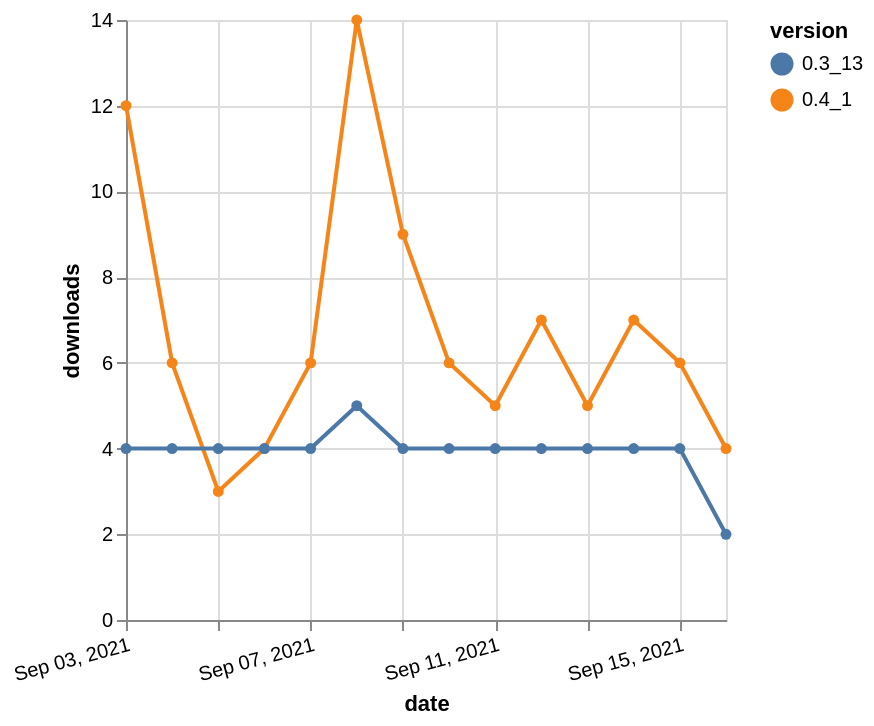

Write a Vega-Lite specification for this figure.
### Vega-Lite specification from a JSON file in a GitHub repository (floating-point values rounded to 4 significant figures)
{"$schema": "https://vega.github.io/schema/vega-lite/v5.json", "description": "A simple bar chart with embedded data.", "data": {"values": [{"date": "2021-09-03", "total": 45612, "delta": 12, "version": "0.4_1"}, {"date": "2021-09-04", "total": 45618, "delta": 6, "version": "0.4_1"}, {"date": "2021-09-05", "total": 45621, "delta": 3, "version": "0.4_1"}, {"date": "2021-09-06", "total": 45625, "delta": 4, "version": "0.4_1"}, {"date": "2021-09-07", "total": 45631, "delta": 6, "version": "0.4_1"}, {"date": "2021-09-08", "total": 45645, "delta": 14, "version": "0.4_1"}, {"date": "2021-09-09", "total": 45654, "delta": 9, "version": "0.4_1"}, {"date": "2021-09-10", "total": 45660, "delta": 6, "version": "0.4_1"}, {"date": "2021-09-11", "total": 45665, "delta": 5, "version": "0.4_1"}, {"date": "2021-09-12", "total": 45672, "delta": 7, "version": "0.4_1"}, {"date": "2021-09-13", "total": 45677, "delta": 5, "version": "0.4_1"}, {"date": "2021-09-14", "total": 45684, "delta": 7, "version": "0.4_1"}, {"date": "2021-09-15", "total": 45690, "delta": 6, "version": "0.4_1"}, {"date": "2021-09-16", "total": 45694, "delta": 4, "version": "0.4_1"}, {"date": "2021-09-03", "total": 4937, "delta": 4, "version": "0.3_13"}, {"date": "2021-09-04", "total": 4941, "delta": 4, "version": "0.3_13"}, {"date": "2021-09-05", "total": 4945, "delta": 4, "version": "0.3_13"}, {"date": "2021-09-06", "total": 4949, "delta": 4, "version": "0.3_13"}, {"date": "2021-09-07", "total": 4953, "delta": 4, "version": "0.3_13"}, {"date": "2021-09-08", "total": 4958, "delta": 5, "version": "0.3_13"}, {"date": "2021-09-09", "total": 4962, "delta": 4, "version": "0.3_13"}, {"date": "2021-09-10", "total": 4966, "delta": 4, "version": "0.3_13"}, {"date": "2021-09-11", "total": 4970, "delta": 4, "version": "0.3_13"}, {"date": "2021-09-12", "total": 4974, "delta": 4, "version": "0.3_13"}, {"date": "2021-09-13", "total": 4978, "delta": 4, "version": "0.3_13"}, {"date": "2021-09-14", "total": 4982, "delta": 4, "version": "0.3_13"}, {"date": "2021-09-15", "total": 4986, "delta": 4, "version": "0.3_13"}, {"date": "2021-09-16", "total": 4988, "delta": 2, "version": "0.3_13"}]}, "width": "container", "mark": {"type": "line", "point": {"filled": true}}, "encoding": {"x": {"field": "date", "type": "temporal", "timeUnit": "yearmonthdate", "title": "date", "axis": {"labelAngle": -15}}, "y": {"field": "delta", "type": "quantitative", "title": "downloads"}, "color": {"field": "version", "type": "nominal"}, "tooltip": {"field": "delta"}}}
